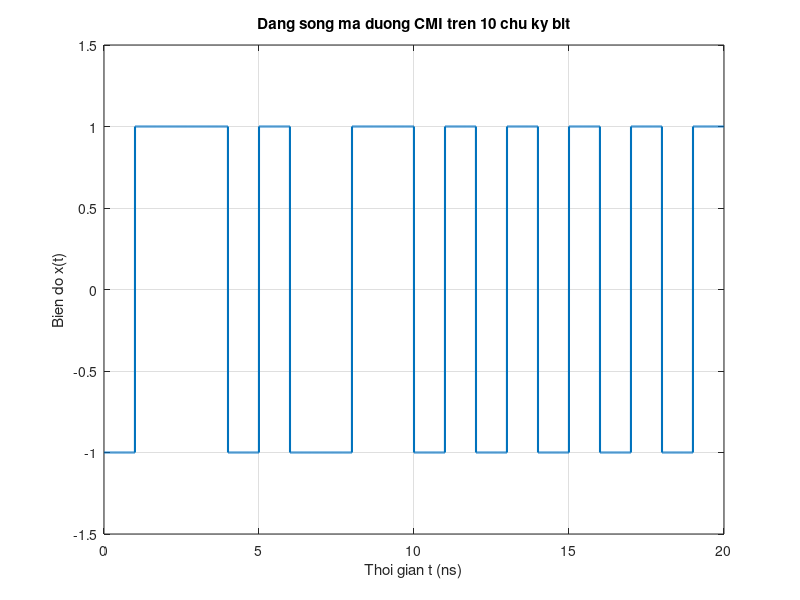

The MATLAB source for this figure:
clc; clear;

% Cau hinh thong so
Rb = 500e6;
Tb = 1 / Rb;

Nbit = 50;
Ns = 1000;           % So mau tren 1 bit
Ts = Tb / Ns;       % Khoang cach giua cac lan lay mau

% a. Tao chuoi bit gom 50 phan tu
bit = randi([0 1], 1, Nbit);
disp('Chuoi bit nhi phan: ');
disp(bit);

% b. Chuyen chuoi bit sang ma duong CMI
x = zeros(1, Nbit * Ns);% Tin hieu CMI
muc_1 = 1;              % Muc ban dau cho bit 1

for k = 1 : Nbit
    % Xac dinh vi tri mau cua bit thu k
    start = (k - 1) * Ns + 1;
    stop = k * Ns;
    mid = start + Ns / 2 - 1;

    if bit(k) == 0
        % Bit 0: nua dau -1, nua sau +1
        x(start:mid) = -1;
        x(mid + 1:stop) = 1;
    else
        % Bit 1: giu nguyen trong ca chu ky bit
        x(start:stop) =  muc_1;
        % Dao dau cho bit 1 tiep theo
        muc_1 = -muc_1;
    end
end

% c. Ve bieu dien dang song tin hieu tren 10 chu ky bit
so_bit_ve = 10;
so_mau_ve = so_bit_ve * Ns;

% Tao truc thoi gian
t = 0:Ts:Ts * (so_mau_ve - 1);

figure;
plot(t * 1e9, x(1:so_mau_ve), 'LineWidth', 1.5);
grid on;
xlabel('Thoi gian t (ns)');
ylabel('Bien do x(t)');
title('Dang song ma duong CMI tren 10 chu ky bit');
ylim([-1.5 1.5]);
xlim([0 so_bit_ve * Tb * 1e9]);
